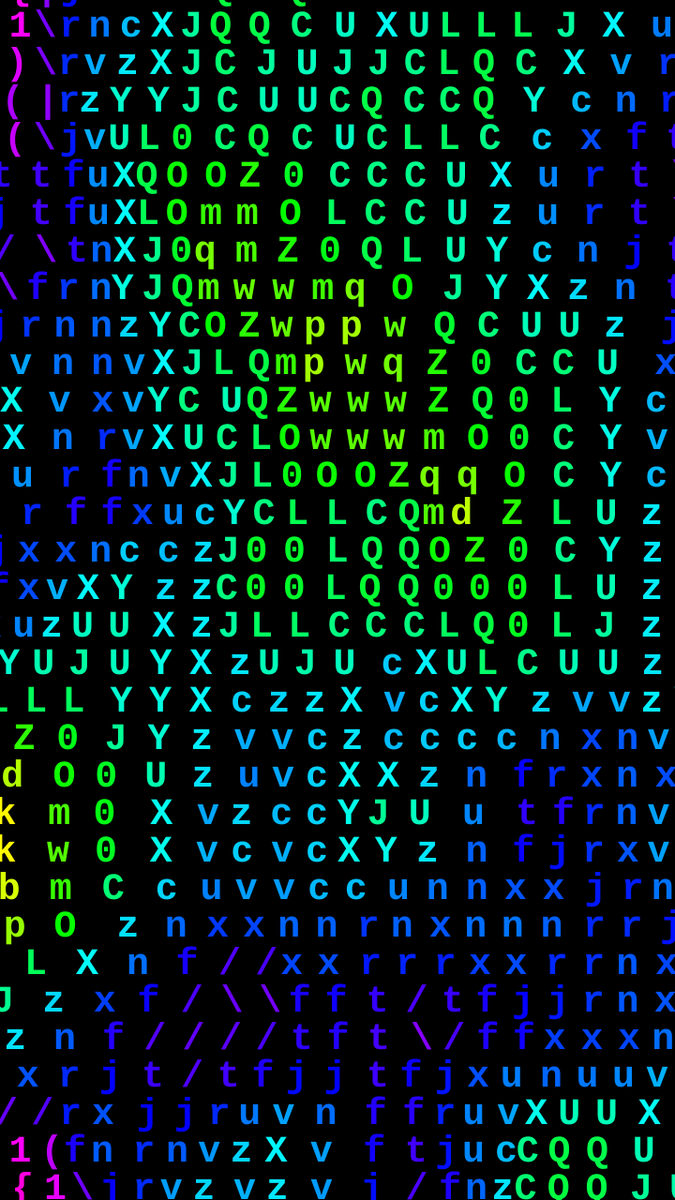
Frame 1 (no input)
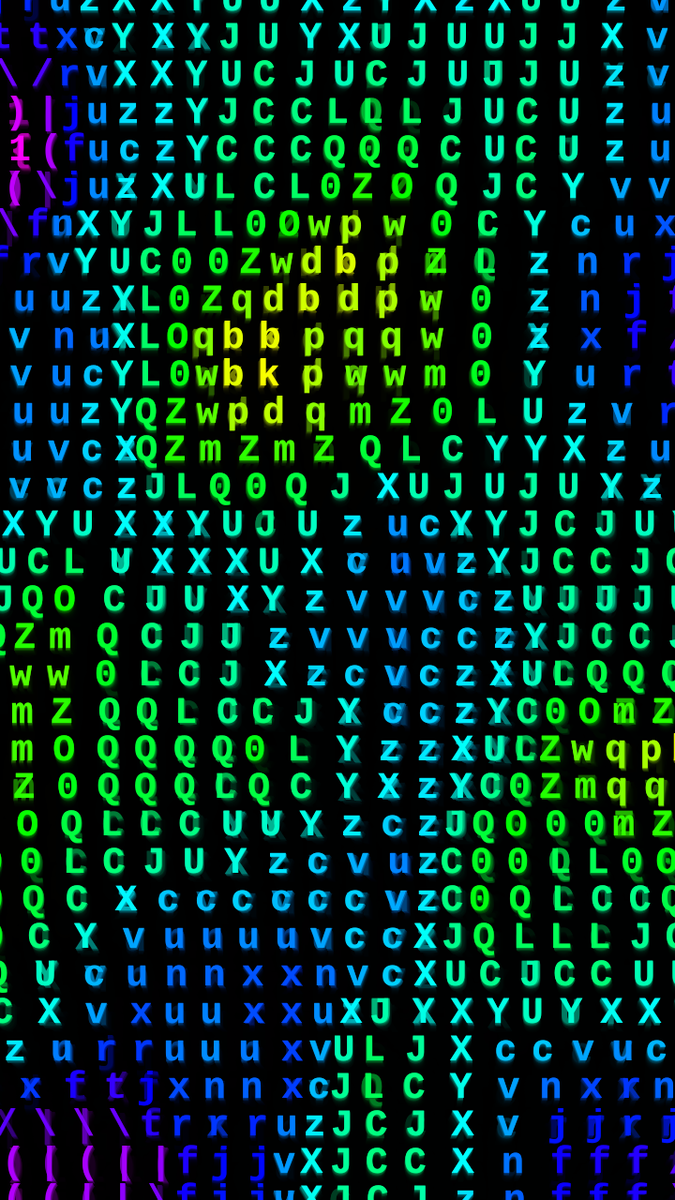
Frame 60 (no input)
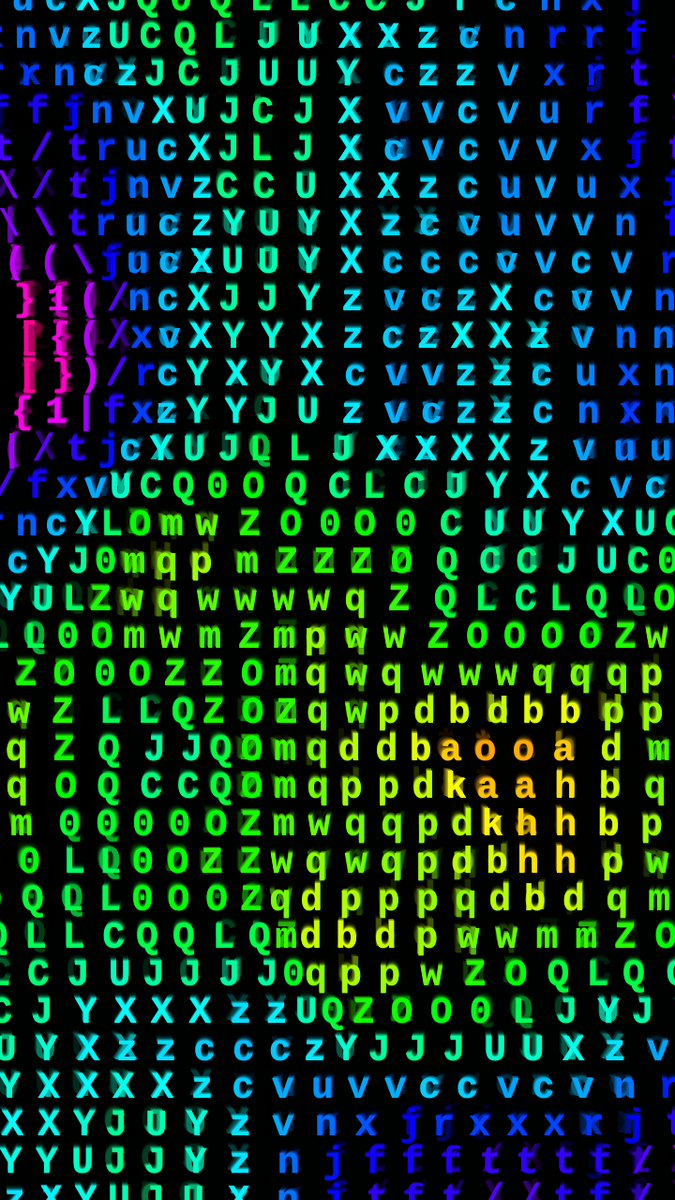
Frame 120 (the mouse pressed at the canvas centre since frame 60)

The p5.js sketch that drew these frames (run headless with seeded random() and noise() and a simulated clock; from frame 60 on, the mouse is pressed at the canvas centre):

// p5.js sketch
// ── sketch.js
function setup() {
	createCanvas(720,1280);
    textSize(40);
		textFont("Courier New");

    textAlign(RIGHT);
    textStyle(BOLD);
    colorMode(HSB,100);
    angleMode(DEGREES);
    background(0);
}

let chars = ["$","@","B","%","8","&","W","M","#","*","o","a","h","k","b","d","p","q","w","m","Z","O","0","Q","L","C","J","U","Y","X","z","c","v"
                ,"u","n","x","r","j","f","t","/","\\","|","(",")","1","{","}","["
                ,"]","?","-","_","+","~","<",">","i","!","l","I",";",":",",","^","`","."," "
                ];
let noiseScale=0.09
function draw() {
     background(0,30);
    for(let i  = -10; i <= 40; i++){
        for(let j = -40; j <= 80; j++){
            translate(i*40,j*40)
            let noiseVal = noise(i*noiseScale, j*noiseScale, frameCount*0.009);

            let ch2 = map(noiseVal,0,1,0,chars.length);
            let h = map(noiseVal,0,1,-10,130);
            
            let xo = map(noiseVal,0,1,-100,100);

            fill(h,100,100);
            text(chars[round(ch2)],0+xo,0-sin(frameCount)*80);
            resetMatrix();
        }
    }
}
